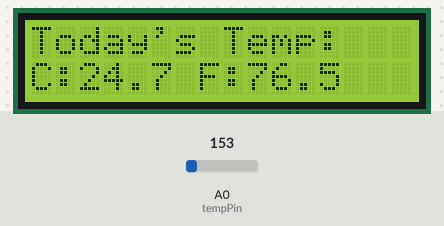
Bench run of a sketch on a simulated Arduino Uno, built with avr-gcc and run on an emulated ATmega328P. On the bench: 16×2 character LCD. Inputs (shaded band) come from the test bench; at power-on: A0 (tempPin) = 153.

Above: at 2.2 s.
2.3 s: A0 (tempPin) set to 165
At 4.0 s:
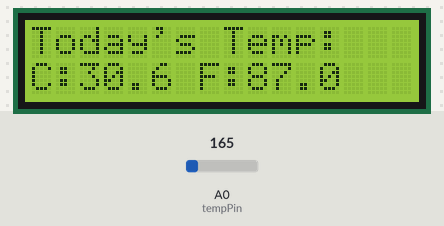
4.5 s: A0 (tempPin) set to 175
At 5.7 s:
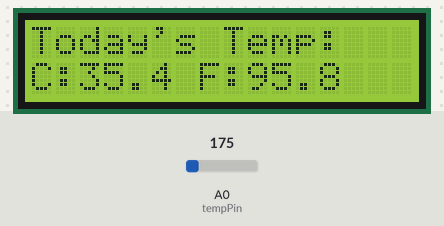
6.5 s: A0 (tempPin) set to 191
At 7.4 s:
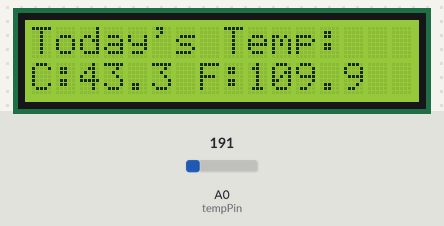
Timing chart, 0 to 9.5 s (numbered marks = the images above; inputs shaded):
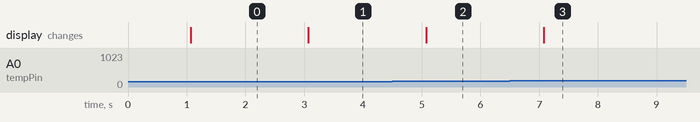

Measured:
- after the input at 2.3 s, the display: changes after 0.77 s (image 1)
- after the input at 4.5 s, the display: changes after 0.58 s (image 2)
- after the input at 6.5 s, the display: changes after 0.58 s (image 3)

The sketch:

project_17_code.ino
```cpp
#include <LiquidCrystal.h>

// LCD pin connections: RS, E, D4, D5, D6, D7
LiquidCrystal lcd(12, 11, 5, 4, 3, 2);

const int tempPin = A0; // TMP36 Vout to A0

void setup() {
  lcd.begin(16, 2); // 16x2 LCD
  lcd.print("Today's Temp:");
  delay(1000);
}

void loop() {
  int rawValue = analogRead(tempPin);

  // Convert raw ADC to voltage
  float voltage = (rawValue / 1024.0) * 5.0;

  // TMP36: 10mV/°C with 500mV offset
  float tempC = (voltage - 0.5) * 100.0;
  float tempF = (tempC * 9.0 / 5.0) + 32.0;

  // Display on LCD
  lcd.setCursor(0, 1); // Start at 2nd row
  lcd.print("C:");
  lcd.print(tempC, 1); // 1 decimal place
  lcd.print(" F:");
  lcd.print(tempF, 1);

  delay(1000); // Update every second
}
```
